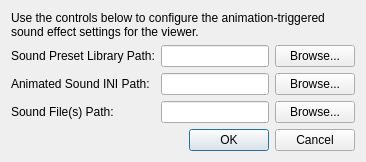
<?xml version="1.0" encoding="UTF-8"?>
<ui version="4.0">
 <class>AnimatedSoundOptionsDialog</class>
 <widget class="QDialog" name="AnimatedSoundOptionsDialog">
  <property name="windowTitle">
   <string>Animated Sound Options</string>
  </property>
  <layout class="QVBoxLayout" name="verticalLayout">
   <item>
    <widget class="QLabel" name="instructionsLabel">
     <property name="text">
      <string>Use the controls below to configure the animation-triggered sound effect settings for the viewer.</string>
     </property>
     <property name="wordWrap">
      <bool>true</bool>
     </property>
    </widget>
   </item>
   <item>
    <layout class="QFormLayout" name="formLayout">
     <item row="0" column="0">
      <widget class="QLabel" name="definitionLibraryLabel">
       <property name="text">
        <string>Sound Preset Library Path:</string>
       </property>
       <property name="buddy">
        <cstring>definitionLibraryEdit</cstring>
       </property>
      </widget>
     </item>
     <item row="0" column="1">
      <layout class="QHBoxLayout" name="definitionLibraryLayout">
       <item>
        <widget class="QLineEdit" name="definitionLibraryEdit"/>
       </item>
       <item>
        <widget class="QPushButton" name="definitionBrowseButton">
         <property name="text">
          <string>Browse...</string>
         </property>
        </widget>
       </item>
      </layout>
     </item>
     <item row="1" column="0">
      <widget class="QLabel" name="iniLabel">
       <property name="text">
        <string>Animated Sound INI Path:</string>
       </property>
       <property name="buddy">
        <cstring>iniEdit</cstring>
       </property>
      </widget>
     </item>
     <item row="1" column="1">
      <layout class="QHBoxLayout" name="iniLayout">
       <item>
        <widget class="QLineEdit" name="iniEdit"/>
       </item>
       <item>
        <widget class="QPushButton" name="iniBrowseButton">
         <property name="text">
          <string>Browse...</string>
         </property>
        </widget>
       </item>
      </layout>
     </item>
     <item row="2" column="0">
      <widget class="QLabel" name="dataPathLabel">
       <property name="text">
        <string>Sound File(s) Path:</string>
       </property>
       <property name="buddy">
        <cstring>dataPathEdit</cstring>
       </property>
      </widget>
     </item>
     <item row="2" column="1">
      <layout class="QHBoxLayout" name="dataPathLayout">
       <item>
        <widget class="QLineEdit" name="dataPathEdit"/>
       </item>
       <item>
        <widget class="QPushButton" name="dataBrowseButton">
         <property name="text">
          <string>Browse...</string>
         </property>
        </widget>
       </item>
      </layout>
     </item>
    </layout>
   </item>
   <item>
    <widget class="QDialogButtonBox" name="buttonBox">
     <property name="standardButtons">
      <set>QDialogButtonBox::Cancel|QDialogButtonBox::Ok</set>
     </property>
    </widget>
   </item>
  </layout>
 </widget>
 <resources/>
 <connections/>
</ui>
